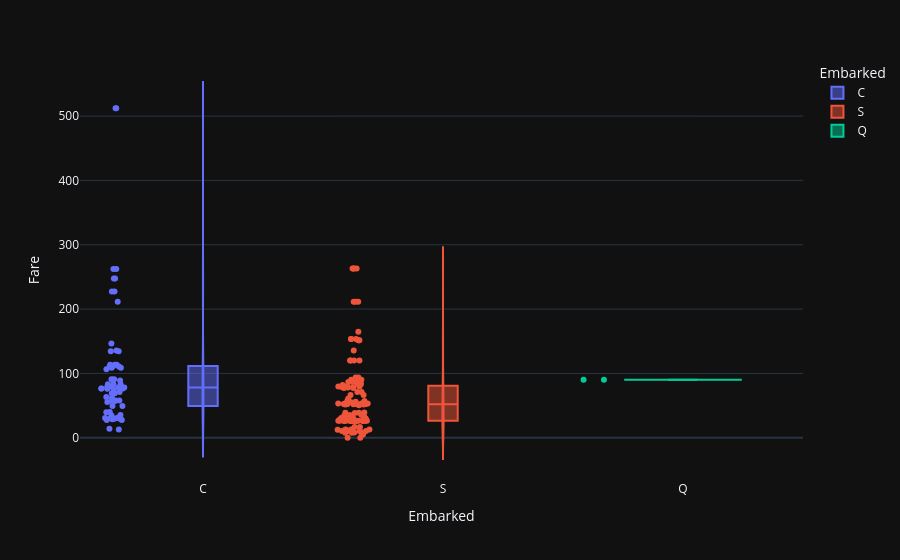

The code cell stored with this chart in its notebook:
### Code cell
data_to_plot = data.dropna()
fig = px.violin(data_to_plot, y="Fare", x="Embarked", color="Embarked", box=True, points="all")
fig.show()

### Figure 1 — Plotly figure (JSON) as saved in the notebook; plotly's stock layout.template omitted (floating-point values rounded to 4 significant figures)
{"data": [{"alignmentgroup": "True", "box": {"visible": true}, "hovertemplate": "Embarked=%{x}<br>Fare=%{y}<extra></extra>", "legendgroup": "C", "marker": {"color": "#636efa"}, "name": "C", "offsetgroup": "C", "orientation": "v", "points": "all", "scalegroup": "True", "showlegend": true, "type": "violin", "x": ["C", "C", "C", "C", "C", "C", "C", "C", "C", "C", "C", "C", "C", "C", "C", "C", "C", "C", "C", "C", "C", "C", "C", "C", "C", "C", "C", "C", "C", "C", "C", "C", "C", "C", "C", "C", "C", "C", "C", "C", "C", "C", "C", "C", "C", "C", "C", "C", "C", "C", "C", "C", "C", "C", "C", "C", "C", "C", "C", "C", "C", "C", "C", "C", "C"], "x0": " ", "xaxis": "x", "y": [71.28, 76.73, 61.98, 34.65, 63.36, 247.5, 79.2, 30.7, 28.71, 27.72, 146.5, 31.0, 113.3, 76.29, 29.7, 91.08, 12.88, 247.5, 108.9, 56.93, 83.16, 262.4, 134.5, 135.6, 57.98, 134.5, 75.25, 69.3, 55.44, 211.5, 113.3, 27.75, 89.1, 13.79, 91.08, 29.7, 78.27, 108.9, 57.98, 49.5, 106.4, 110.9, 39.6, 110.9, 40.12, 79.2, 78.27, 56.93, 30.5, 69.3, 76.73, 35.5, 113.3, 512.3, 76.73, 110.9, 227.5, 49.5, 227.5, 512.3, 262.4, 79.2, 83.16, 83.16, 30.0], "y0": " ", "yaxis": "y"}, {"alignmentgroup": "True", "box": {"visible": true}, "hovertemplate": "Embarked=%{x}<br>Fare=%{y}<extra></extra>", "legendgroup": "S", "marker": {"color": "#EF553B"}, "name": "S", "offsetgroup": "S", "orientation": "v", "points": "all", "scalegroup": "True", "showlegend": true, "type": "violin", "x": ["S", "S", "S", "S", "S", "S", "S", "S", "S", "S", "S", "S", "S", "S", "S", "S", "S", "S", "S", "S", "S", "S", "S", "S", "S", "S", "S", "S", "S", "S", "S", "S", "S", "S", "S", "S", "S", "S", "S", "S", "S", "S", "S", "S", "S", "S", "S", "S", "S", "S", "S", "S", "S", "S", "S", "S", "S", "S", "S", "S", "S", "S", "S", "S", "S", "S", "S", "S", "S", "S", "S", "S", "S", "S", "S", "S", "S", "S", "S", "S", "S", "S", "S", "S", "S", "S", "S", "S", "S", "S", "S", "S", "S", "S", "S", "S", "S", "S", "S", "S", "S", "S", "S", "S", "S", "S", "S", "S", "S", "S", "S", "S", "S", "S", "S", "S"], "x0": " ", "xaxis": "x", "y": [53.1, 51.86, 16.7, 26.55, 13.0, 35.5, 263.0, 83.47, 10.5, 7.65, 263.0, 61.17, 77.29, 52.0, 13.0, 77.29, 26.28, 53.1, 26.0, 66.6, 33.5, 39.0, 26.0, 10.46, 90.0, 83.47, 52.55, 10.46, 26.55, 86.5, 79.65, 0.0, 153.5, 135.6, 77.96, 151.6, 151.6, 164.9, 13.0, 28.5, 153.5, 66.6, 35.5, 26.0, 263.0, 13.0, 55.0, 120.0, 16.7, 8.05, 26.55, 55.9, 120.0, 263.0, 81.86, 30.5, 26.55, 26.55, 38.5, 90.0, 30.5, 151.6, 86.5, 26.29, 34.02, 10.5, 93.5, 26.55, 71.0, 79.65, 51.48, 26.39, 55.9, 79.65, 153.5, 39.0, 52.55, 32.32, 77.96, 30.0, 25.59, 52.0, 211.3, 57.0, 7.65, 26.29, 26.29, 52.0, 7.65, 10.5, 53.1, 211.3, 78.85, 71.0, 53.1, 12.47, 86.5, 120.0, 77.96, 10.5, 211.3, 57.0, 30.0, 25.93, 120.0, 0.0, 53.1, 93.5, 12.47, 39.4, 26.55, 25.93, 50.5, 52.55, 5.0, 30.0], "y0": " ", "yaxis": "y"}, {"alignmentgroup": "True", "box": {"visible": true}, "hovertemplate": "Embarked=%{x}<br>Fare=%{y}<extra></extra>", "legendgroup": "Q", "marker": {"color": "#00cc96"}, "name": "Q", "offsetgroup": "Q", "orientation": "v", "points": "all", "scalegroup": "True", "showlegend": true, "type": "violin", "x": ["Q", "Q"], "x0": " ", "xaxis": "x", "y": [90.0, 90.0], "y0": " ", "yaxis": "y"}], "layout": {"legend": {"title": {"text": "Embarked"}, "tracegroupgap": 0}, "margin": {"t": 60}, "violinmode": "overlay", "xaxis": {"anchor": "y", "categoryarray": ["C", "S", "Q"], "categoryorder": "array", "domain": [0.0, 1.0], "title": {"text": "Embarked"}}, "yaxis": {"anchor": "x", "domain": [0.0, 1.0], "title": {"text": "Fare"}}}}
